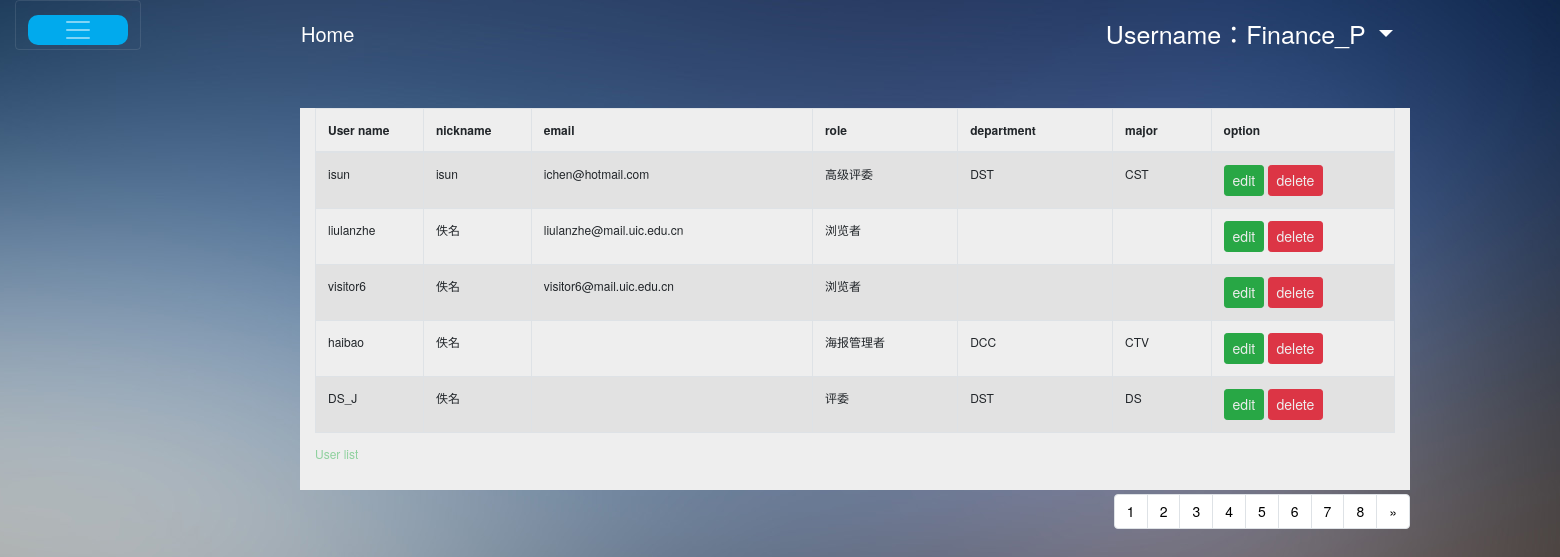
The page /admin-users/ (signed in) on the database its author committed.
### user/models.py (models this page shows)
class User(AbstractUser):
    ROLE_CHOICE = [
        ('visitors', '浏览者'),
        ('lucky_draw', '抽奖者'),
        ('judges', '评委'),
        ('senior_judges', '高级评委'),
        ('poster_manager', '海报管理者'),
        ('admin', '管理员'),
    ]
    id = models.UUIDField(default=uuid4, primary_key=True)
    nickname = models.CharField(max_length=128, default='佚名')
    role = models.CharField(choices=ROLE_CHOICE, default='visitors', max_length=64)
    grade = models.CharField(max_length=128, default='')
    @property
    def grade_r(self):
        try:
            g = Grade.objects.get(id=self.grade)
        except Exception:
            g = type('test', (), {'college': '', 'major': ''})()
        return g
    @property
    def role_display(self):
        for key, value in self.ROLE_CHOICE:
            if self.role == key:
                return value
    def to_json(self):
        return {
            'id': self.id, 'username': self.username, 'nickname': self.nickname,
            'email': self.email, 'role': self.role_display,
            'role_r': self.role, 'grade_r': self.grade_r
        }

class Grade(models.Model):
    id = models.UUIDField(default=uuid4, primary_key=True)
    college = models.CharField(max_length=256, null=False, blank=False)
    major = models.CharField(max_length=256, null=False, blank=False)
    poster_number = models.IntegerField(default=1)

### user/views.py (the view)
# urls.py: path('admin-users/', admin_users),
@login_required
def admin_users(request):
    try:
        page = int(request.GET.get('page', '1'))
        if page < 1:
            page = 1
    except ValueError:
        page = 1
    search_username = request.GET.get('nickname', '')
    if search_username:
        query = User.objects.filter(nickname__contains=search_username).order_by('id')
    else:
        query = User.objects.all().order_by('id')
    paginator = Paginator(query, 5)
    try:
        page = paginator.page(page)
    except (EmptyPage, InvalidPage, PageNotAnInteger):
        page = paginator.page(1)
    data = {'users': [user.to_json() for user in page]}
    data.update({
        'search_username': search_username,
        'page': page, 'paginator': paginator
    })
    return render(request, 'index/admin.html', context=data)

### template/index/admin.html (shortened to what this page needs)
{% extends 'base.html' %}
{% load static %}
{% block body %}
    <div id="main" class="container col-sm-12">
        <div class="col-sm-12" style="background-color: #eee; display: inline-block">
            <table class="table table-striped table-bordered" style="font-size:12px">
                <caption>User list</caption>
                <thead>
                <tr>
                    <th>User name</th>
                    <th>nickname</th>
                    <th>email</th>
                    <th>role</th>
                    <th>department</th>
                    <th>major</th>
                    <th>option</th>
                </tr>
                </thead>
                <tbody>
                {% for user in users %}
                    <tr>
                        <td width="10%">{{ user.username }}</td>
                        <td width="10%">{{ user.nickname }}</td>
                        <td>{{ user.email }}</td>
                        <td>{{ user.role }}</td>
                        <td>{{ user.grade_r.college }}</td>
                        <td>{{ user.grade_r.major }}</td>
                        <td width="17%">
                            <a type="button" id="edit" class="btn btn-success btn-sm" href="/users/{{ user.id }}/"
                               style="color: #eee">edit</a>
                            <a type="button" id="delete" class="btn btn-danger btn-sm" sid="{{ user.id }}"
                               style="color: #eee" s
                               href="javascript:;" onclick="deleteStudent(this)">delete</a>
                        </td>
                    </tr>
                {% endfor %}
                </tbody>
            </table>
        </div>
    {% include 'paginator.html' %}
    </div>
{% endblock %}

### template/base.html (shortened to what this page needs)
<!DOCTYPE html>
<html lang="en">
<head>
    <link rel="stylesheet" href="/static/css/bootstrap.min.css">
    <link rel="stylesheet" href="/static/css/layui.css">
    <link rel="stylesheet" href="/static/css/web.css">
</head>
<body>
<div class="col-lg-12">
    {% if not hide_nav and user.username %}
        <div class="navbar-dark">
            <button class="navbar-toggler" type="button" data-toggle="collapse"
                    data-target="#navbarToggleExternalContent" aria-controls="navbarToggleExternalContent"
                    aria-expanded="false" aria-label="Toggle navigation">
            <span class="navbar-toggler-icon"
                  style="width: 100px; background-color: #01AAED; border-radius: 10px; margin-top: 10%; display: inline-block"></span>
            </button>
        </div>
        <div class="col-lg-9" style="display: inline-block; position: absolute">
    {% else %}
        <div style="margin: 100px"></div>
    {% endif %}
    <div>
        {% if not hide_nav and user.username %}
            <div>
                <nav class="navbar navbar-expand-lg" style="margin: -3% 0 3% 0">
                    <a class="navbar-brand" href="/" style="color: white">Home</a>
                    {% if user.is_authenticated %}
                        <span class="nav-item dropdown">
                        <a class="nav-link dropdown-toggle" href="#" id="navbarDropdownMenuLink" role="button"
                           data-toggle="dropdown" aria-expanded="false" style="color: white">
                            Username：{{ user.username }}
                        </a>
                    </span>
                    {% endif %}
                </nav>
            </div>
        {% endif %}
        <div>
            {% block body %}{% endblock %}
        </div>
    </div>
    </div>
</body>
</html>

### static/css/layui.css (style rules this page uses)
a,body { color:#333 }
blockquote,body,button,dd,div,dl,dt,form,h1,h2,h3,h4,h5,h6,input,li,ol,p,pre,td,textarea,th,ul { margin:0;padding:0;-webkit-tap-highlight-color:rgba(0,0,0,0) }
table { border-collapse:collapse;border-spacing:0 }
button,input,optgroup,option,select,textarea { font-family:inherit;font-size:inherit;font-style:inherit;font-weight:inherit;outline:0 }
body { line-height:1.6;color:rgba(0,0,0,.85);font:14px Helvetica Neue,Helvetica,PingFang SC,Tahoma,Arial,sans-serif }
a { text-decoration:none }

### static/css/web.css (style rules this page uses)
body { background: url('/static/img/bg.jpg') no-repeat top center fixed; }
a:hover, a:link, a:visited, a:active, a:focus { color: #000; text-decoration: none; }
caption { color: #8fd19e; }

### template/index/admin.html (style rules this page uses)
.navbar { height: 35px; line-height: 45px; text-align: center; font-size: 25px; }
#main { margin-top: 5%; }

### rows shown on the page
User: username "Finance_P"
Grade: username "isun", nickname "isun", email "ichen@hotmail.com", role "高级评委", grade_r.college "DST", grade_r.major "CST"
User: username "liulanzhe", nickname "佚名", email "liulanzhe@mail.uic.edu.cn"
User: username "visitor6", nickname "佚名", email "visitor6@mail.uic.edu.cn"
Grade: username "haibao", nickname "佚名", role "海报管理者", grade_r.college "DCC", grade_r.major "CTV"
Grade: username "DS_J", nickname "佚名", role "评委", grade_r.college "DST", grade_r.major "DS"

### other values the page prints
{{ user.role }} "浏览者" "浏览者"
{{ i }} "1" "2" "3" "4" "5" "6" "7" "8"
